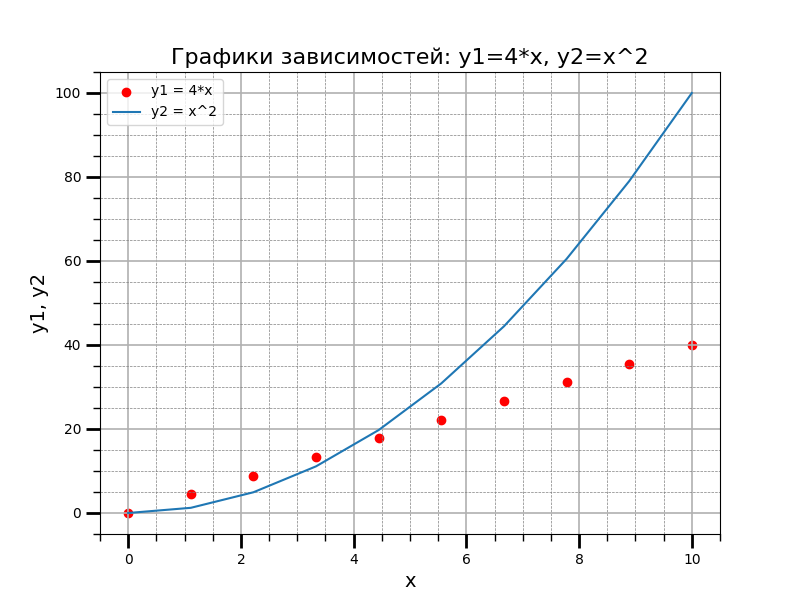

Write Python code to recreate this figure.
import matplotlib.pyplot as plt
from matplotlib.ticker import (MultipleLocator, FormatStrFormatter, 
AutoMinorLocator)
import numpy as np
x = np.linspace(0, 10, 10)
y1 = 4*x
y2 = [i**2 for i in x]
fig, ax = plt.subplots(figsize=(8, 6))
ax.set_title('Графики зависимостей: y1=4*x, y2=x^2', fontsize=16)
ax.set_xlabel('x', fontsize=14)
ax.set_ylabel('y1, y2', fontsize=14)
ax.grid(which='major', linewidth=1.2)
ax.grid(which='minor', linestyle='--', color='gray', linewidth=0.5)
17
ax.scatter(x, y1, c='red', label='y1 = 4*x')
ax.plot(x, y2, label='y2 = x^2')
ax.legend()
ax.xaxis.set_minor_locator(AutoMinorLocator())
ax.yaxis.set_minor_locator(AutoMinorLocator())
ax.tick_params(which='major', length=10, width=2)
ax.tick_params(which='minor', length=5, width=1)
plt.show()
